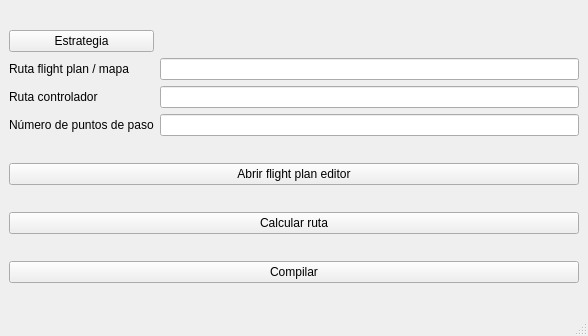
<?xml version="1.0" encoding="UTF-8"?>
<ui version="4.0">
 <class>MainWindow</class>
 <widget class="QMainWindow" name="MainWindow">
  <property name="geometry">
   <rect>
    <x>0</x>
    <y>0</y>
    <width>588</width>
    <height>336</height>
   </rect>
  </property>
  <property name="windowTitle">
   <string>MainWindow</string>
  </property>
  <widget class="QWidget" name="centralwidget">
   <layout class="QVBoxLayout" name="verticalLayout_2">
    <item>
     <layout class="QVBoxLayout" name="verticalLayout">
      <item>
       <layout class="QGridLayout" name="gridLayout">
        <item row="2" column="1">
         <widget class="QLineEdit" name="label_controlador"/>
        </item>
        <item row="2" column="0">
         <widget class="QLabel" name="label">
          <property name="text">
           <string>Ruta controlador</string>
          </property>
         </widget>
        </item>
        <item row="1" column="0">
         <widget class="QLabel" name="label_2">
          <property name="text">
           <string>Ruta flight plan / mapa</string>
          </property>
         </widget>
        </item>
        <item row="1" column="1">
         <widget class="QLineEdit" name="label_mapa"/>
        </item>
        <item row="3" column="0">
         <widget class="QLabel" name="label_3">
          <property name="text">
           <string>Número de puntos de paso</string>
          </property>
         </widget>
        </item>
        <item row="0" column="0">
         <widget class="QPushButton" name="button_estrategia">
          <property name="text">
           <string>Estrategia</string>
          </property>
         </widget>
        </item>
        <item row="3" column="1">
         <widget class="QLineEdit" name="label_Puntos_paso"/>
        </item>
       </layout>
      </item>
     </layout>
    </item>
    <item>
     <widget class="QPushButton" name="button_editor">
      <property name="text">
       <string>Abrir flight plan editor</string>
      </property>
     </widget>
    </item>
    <item>
     <widget class="QPushButton" name="button_optimizacion">
      <property name="text">
       <string>Calcular ruta</string>
      </property>
     </widget>
    </item>
    <item>
     <widget class="QPushButton" name="button_compilacion">
      <property name="text">
       <string>Compilar</string>
      </property>
     </widget>
    </item>
   </layout>
  </widget>
  <widget class="QMenuBar" name="menubar">
   <property name="geometry">
    <rect>
     <x>0</x>
     <y>0</y>
     <width>588</width>
     <height>22</height>
    </rect>
   </property>
  </widget>
  <widget class="QStatusBar" name="statusbar"/>
 </widget>
 <resources/>
 <connections/>
</ui>
